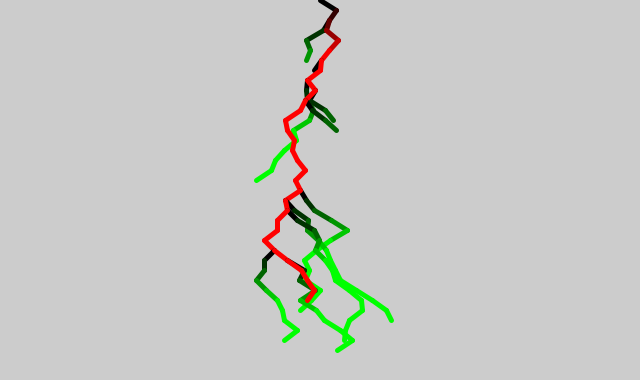
Frame 1 (no input)
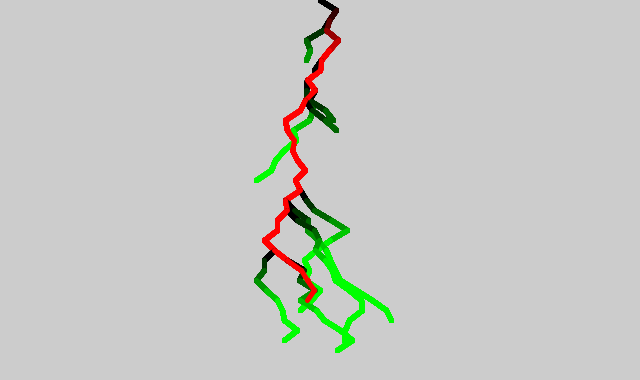
Frame 60 (the mouse pressed at the canvas centre just before this capture)
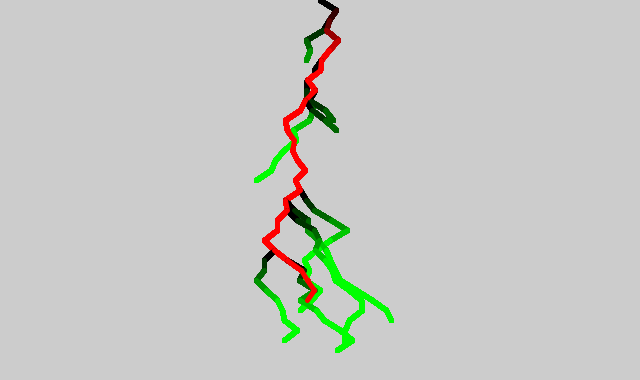
Frame 120 (the mouse held since frame 60 and released just before this capture)

The Processing sketch that drew these frames (run headless with seeded random() and noise(); from frame 60 on, the mouse is pressed at the canvas centre):

// Processing sketch: processing_170538
// ── processing_170538.pde

int numLines = 30;
Liner[] lines;
float time = 0.0;
float increment = 0.01;
boolean pressedX = false;

void setup()
{
  size(640, 380);
  smooth();
  lines = new Liner[numLines];
  for(int p=0;p<lines.length;p++){
    if(p>0){
      lines[p] = new Liner(p,time,false,lines[p-1]);
    } else {
      lines[p] = new Liner(p,time,false,null);
    }
  }
}

void draw()
{
  time+=increment;
  for (int p = 0; p < lines.length; p++) {
    lines[p].display();
  }
}

void keyPressed(){
  if ((key == 'x' || key == 'X') && !pressedX) {
      pressedX = true;
      background(200);
      for (int p = 0; p < numLines; p++) {
        if(p>0){
          lines[p] = new Liner(p,time,false,lines[p-1]);
        } else {
          lines[p] = new Liner(p,time,false,null);
        }
      }
    }
}

void keyReleased(){
    if ((key == 'x' || key == 'X') && pressedX) {
      pressedX = false;
    }
}

class Liner
{
  float sX, sY, eX, eY, length, n, childChance;
  int point, childCount;
  Liner prevLine;
  Liner[] childLines;
  boolean hasChild = false;
  boolean isChild = false;
  
  Liner(int mult, float t, boolean ic, Liner pl) {
    
    if(ic){
     isChild = true; 
    }
    
    point = mult;
    childCount = (int) random(1,15);
    
    prevLine = pl;
    
    childChance = random(-10,5);
    if(childChance > 0 && !isChild) {
      hasChild = true; 
    }
    
    length = 10;
    
    if(prevLine != null){
      sX = prevLine.returnX();
      sY = prevLine.returnY();
    } else {
      sX = width/2;
      sY = 0;
    }
    
    if(isChild){
      n = noise(t*t*t)*length*(random(-3,3));
    } else {
      n = noise(t)*length*(random(-3,3));
    }
    
    eX = sX+n;
    eY = sY+length;
    
    if(!isChild && hasChild){
      childLines = new Liner[childCount];
      for (int p = 0; p < childLines.length; p++) {
        if(p>0){
          childLines[p] = new Liner(p,time*n,true,childLines[p-1]);
        } else {
          childLines[p] = new Liner(p,time*n,true,this);
        }
      }
    }
  }
  
  void display(){
    strokeWeight(5);
    if(isChild){
      stroke(0,(50*point),0);
    } else {
     stroke((50*point),0,0); 
    }
    line(sX, sY, eX, eY);
    if(hasChild && !isChild){
      for (int p = 0; p < childLines.length; p++) {
        childLines[p].display();
      }
    }
  }
    
  float returnX() {
    return eX; 
  }
  
  float returnY() {
    return eY; 
  }
}
